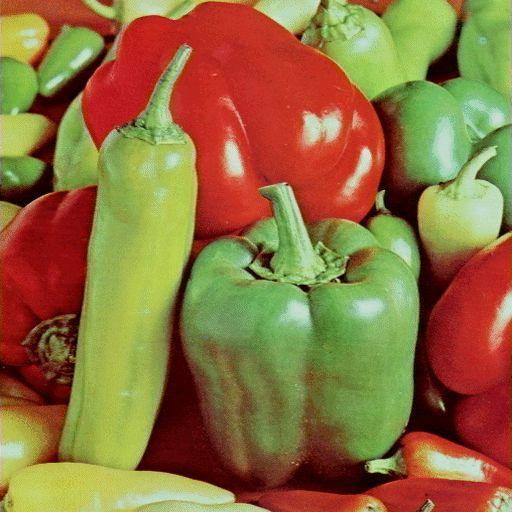
%> input picture Semester 4-2/CSE 4228 Digital Image Processing Lab/Lab 01/peppers_color.jpg, 512 x 512 px
$ octave gaussian.m   (GNU Octave 9; MATLAB toolbox functions it lacks are replaced by stand-ins)
%> lines starting %> are read from the running program, lines starting %| are printed output that depends on the picture
clc;
clear all;
close all;

a=imread('peppers_color.jpg');
%> a is the input picture: size 512x512x3 uint8; mean R, G, B 143.3, 112, 63.1
a=rgb2gray(a);
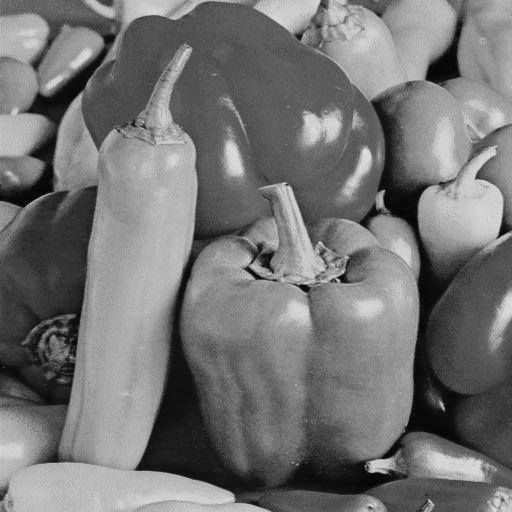
%> a: size 512x512 uint8; min 1, max 245, mean 115.8

subplot(2,2,1);
imshow(a);

prompt='Enter the sigma value:';

sigma=input(prompt);
%> the answer given: 2

B = imgaussfilt(a,sigma);
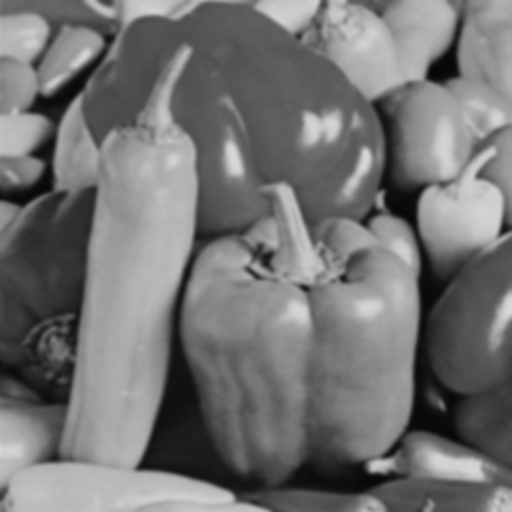
%> B: size 512x512 uint8; min 6, max 217, mean 115.8

subplot(2,2,2);
imshow(B);

subplot(2,2,3);
imshow(abs(B-a),[0 1]);
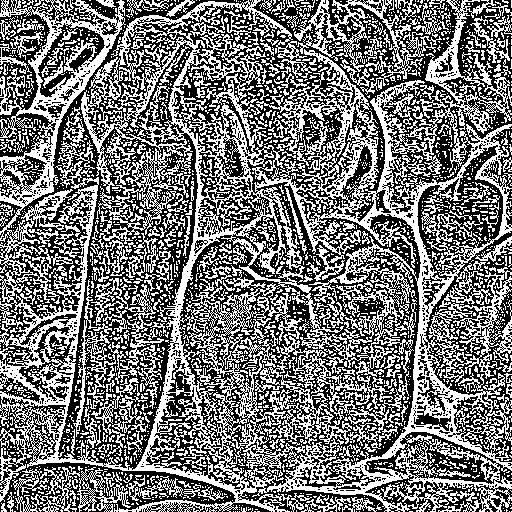
%> displayed picture: size 512x512, on the screen's scale of 0 to 255; 46% white in thin lines or dots
